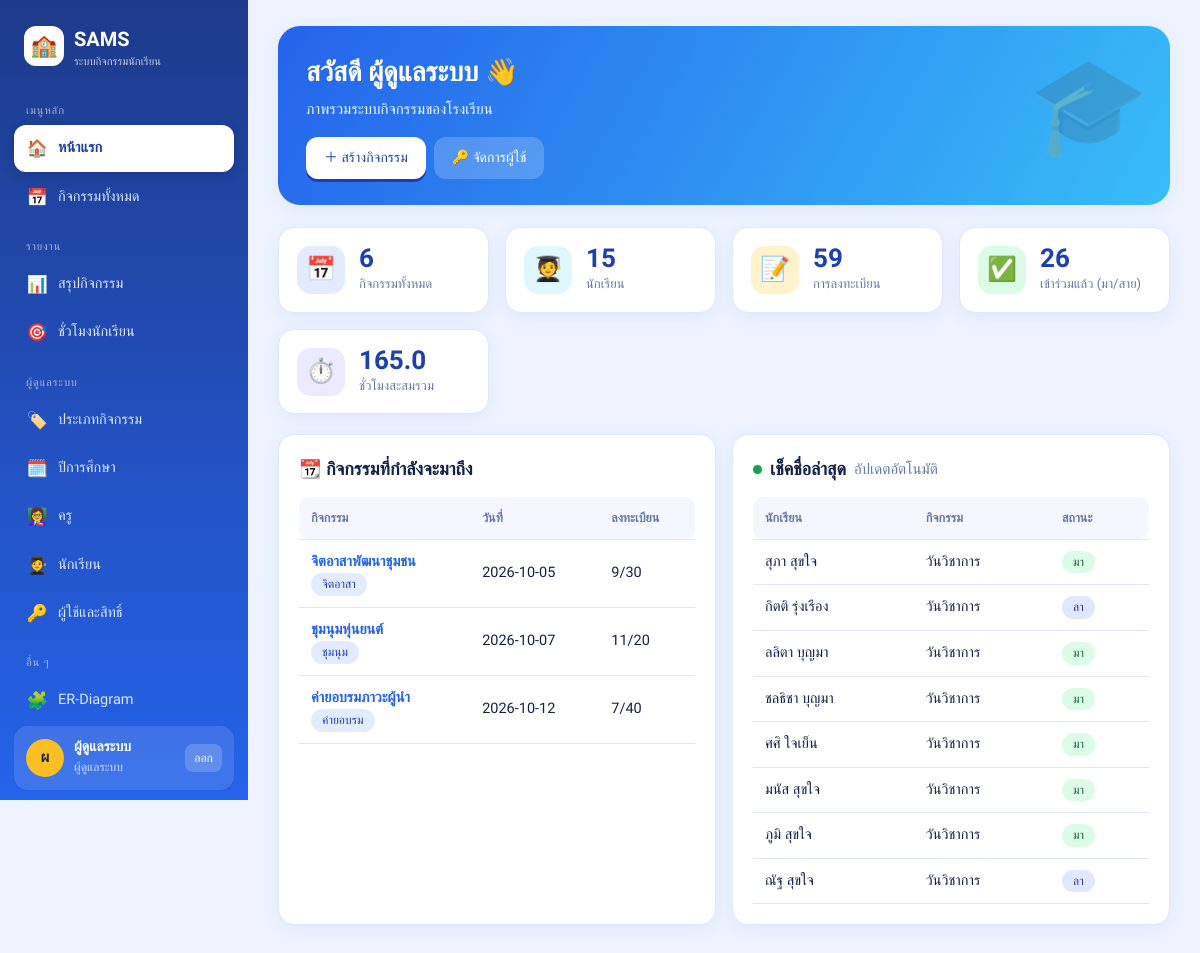
The page /dashboard (signed in) on the database its author committed.
### tables this page shows
CREATE TABLE role (
    role_id   INTEGER PRIMARY KEY AUTOINCREMENT,
    role_name TEXT NOT NULL UNIQUE
);

CREATE TABLE activity (
    activity_id      INTEGER PRIMARY KEY AUTOINCREMENT,
    activity_name    TEXT NOT NULL,
    type_id          INTEGER NOT NULL REFERENCES activity_type(type_id),
    year_id          INTEGER NOT NULL REFERENCES academic_year(year_id),
    location         TEXT,
    activity_date    TEXT NOT NULL,
    start_time       TEXT,
    end_time         TEXT,
    max_participants INTEGER NOT NULL DEFAULT 50,
    hours            REAL NOT NULL DEFAULT 1
);

CREATE TABLE activity_type (
    type_id   INTEGER PRIMARY KEY AUTOINCREMENT,
    type_name TEXT NOT NULL UNIQUE
);

CREATE TABLE attendance (
    attendance_id INTEGER PRIMARY KEY AUTOINCREMENT,
    reg_id        INTEGER NOT NULL UNIQUE REFERENCES registration(reg_id) ON DELETE CASCADE,
    check_in_time TEXT,
    attend_status TEXT NOT NULL DEFAULT 'absent' CHECK (attend_status IN ('present','late','absent','excused')),
    score         REAL DEFAULT 0,
    hours_earned  REAL DEFAULT 0,
    comment       TEXT
);

### app.py (the view, shortened to what this page needs)
@app.route("/dashboard")
@login_required()
def dashboard():
    up = q("""SELECT a.*, ty.type_name,
              (SELECT COUNT(*) FROM registration r WHERE r.activity_id=a.activity_id
               AND r.reg_status='registered') AS joined
              FROM activity a JOIN activity_type ty USING(type_id)
              WHERE activity_date >= date('now','localtime') ORDER BY activity_date LIMIT 5""")
    tot = mine = None
    return render_template("dashboard.html", s=stats(), upcoming=up, tot=tot, mine=mine)

### app.py (called while the page is built)
def db():
    if "db" not in g:
        g.db = sqlite3.connect(DB_PATH)
        g.db.row_factory = sqlite3.Row
        g.db.execute("PRAGMA foreign_keys = ON")
    return g.db

def q(sql, args=(), one=False):
    cur = db().execute(sql, args)
    rows = cur.fetchall()
    return (rows[0] if rows else None) if one else rows

@app.before_request
def load_user():
    g.user = None
    uid = session.get("uid")
    if uid:
        g.user = q("""SELECT u.*, r.role_name,
                      COALESCE(s.first_name||' '||s.last_name, t.teacher_name, 'ผู้ดูแลระบบ') AS display_name
                      FROM user_account u JOIN role r USING(role_id)
                      LEFT JOIN student s USING(student_id) LEFT JOIN teacher t USING(teacher_id)
                      WHERE u.user_id=?""", (uid,), one=True)

def login_required(*roles):
    def deco(fn):
        @wraps(fn)
        def wrapper(*a, **kw):
            if not g.user:
                return redirect(url_for("login", next=request.path))
            if roles and g.user["role_name"] not in roles:
                flash("คุณไม่มีสิทธิ์เข้าถึงหน้านี้", "err")
                return redirect(url_for("dashboard"))
            return fn(*a, **kw)
        return wrapper
    return deco

def stats():
    one = lambda s, a=(): q(s, a, one=True)[0]
    data = {
        "activities": one("SELECT COUNT(*) FROM activity"),
        "students": one("SELECT COUNT(*) FROM student"),
        "registrations": one("SELECT COUNT(*) FROM registration WHERE reg_status='registered'"),
        "checkins": one("SELECT COUNT(*) FROM attendance WHERE attend_status IN ('present','late')"),
        "total_hours": one("SELECT COALESCE(SUM(hours_earned),0) FROM attendance"),
    }
    data["recent"] = [dict(r) for r in q("""
        SELECT s.first_name||' '||s.last_name AS student, a.activity_name, t.attend_status,
               t.check_in_time, t.hours_earned
        FROM attendance t JOIN registration r USING(reg_id)
        JOIN student s USING(student_id) JOIN activity a USING(activity_id)
        ORDER BY t.attendance_id DESC LIMIT 8""")]
    return data

### templates/dashboard.html (shortened to what this page needs)
{% extends 'base.html' %}
{% block body %}
{% set role = g.user.role_name %}
<div class="hero">
  <h1>สวัสดี {{ g.user.display_name }} 👋</h1>
  {% if role == 'student' %}
    <p>ตอนนี้คุณสะสมได้ <b>{{ tot.h }}</b> ชั่วโมง จาก <b>{{ tot.n }}</b> กิจกรรม · คะแนนจิตพิสัย <b>{{ tot.sc }}</b></p>
    <div class="row"><a class="btn" href="{{ url_for('activities') }}">🔍 หากิจกรรมลงทะเบียน</a><a class="btn sec" href="{{ url_for('my_history') }}">🏅 ดูประวัติของฉัน</a></div>
  {% elif role == 'teacher' %}
    <p>พร้อมจัดกิจกรรมและเช็คชื่อนักเรียนวันนี้แล้ว</p>
    <div class="row"><a class="btn" href="{{ url_for('activity_new') }}">＋ สร้างกิจกรรมใหม่</a><a class="btn sec" href="{{ url_for('activities') }}">📅 ดูกิจกรรมทั้งหมด</a></div>
  {% else %}
    <p>ภาพรวมระบบกิจกรรมของโรงเรียน</p>
    <div class="row"><a class="btn" href="{{ url_for('activity_new') }}">＋ สร้างกิจกรรม</a><a class="btn sec" href="{{ url_for('users') }}">🔑 จัดการผู้ใช้</a></div>
  {% endif %}
</div>
{% if role == 'student' %}
<div class="card"><h2>📌 กิจกรรมที่ฉันลงทะเบียนไว้ (ที่ยังไม่ถึง)</h2>
  {% for a in mine %}
  <div class="row" style="padding:10px 0;border-bottom:1px solid var(--line)">
    <span class="tag">{{ a.activity_date }}</span><a href="{{ url_for('activity_detail', aid=a.activity_id) }}"><b>{{ a.activity_name }}</b></a>
    <span class="mute">⏰ {{ a.start_time }} · 📍 {{ a.location }}</span></div>
  {% else %}<div class="empty"><b>🗓️</b>ยังไม่มีกิจกรรมที่รออยู่ — ไปเลือกลงทะเบียนกันเลย!</div>{% endfor %}
</div>
<div class="card"><h2>🧭 วิธีใช้งาน</h2><div class="steps">
  <div><b>1</b>เปิดเมนู "กิจกรรมทั้งหมด"</div><div><b>2</b>กดปุ่ม "ลงทะเบียน" ที่กิจกรรมที่สนใจ</div>
  <div><b>3</b>ไปร่วมกิจกรรมและให้ครูเช็คชื่อ</div><div><b>4</b>ดูชั่วโมงสะสมที่ "ประวัติของฉัน"</div></div></div>
{% else %}
<div class="grid g4" style="margin-bottom:20px">
  <div class="stat"><div class="ic">📅</div><div><b id="s-activities">{{ s.activities }}</b><span>กิจกรรมทั้งหมด</span></div></div>
  <div class="stat"><div class="ic">🧑‍🎓</div><div><b id="s-students">{{ s.students }}</b><span>นักเรียน</span></div></div>
  <div class="stat"><div class="ic">📝</div><div><b id="s-registrations">{{ s.registrations }}</b><span>การลงทะเบียน</span></div></div>
  <div class="stat"><div class="ic">✅</div><div><b id="s-checkins">{{ s.checkins }}</b><span>เข้าร่วมแล้ว (มา/สาย)</span></div></div>
  <div class="stat"><div class="ic">⏱️</div><div><b id="s-total_hours">{{ s.total_hours }}</b><span>ชั่วโมงสะสมรวม</span></div></div>
</div>
<div class="grid g2">
  <div class="card">
    <h2>📆 กิจกรรมที่กำลังจะมาถึง</h2>
    <table>
      <tr><th>กิจกรรม</th><th>วันที่</th><th>ลงทะเบียน</th></tr>
      {% for a in upcoming %}
      <tr><td><a href="{{ url_for('activity_detail', aid=a.activity_id) }}"><b>{{ a.activity_name }}</b></a><br><span class="tag">{{ a.type_name }}</span></td>
          <td>{{ a.activity_date }}</td><td>{{ a.joined }}/{{ a.max_participants }}</td></tr>
      {% else %}<tr><td colspan="3" class="mute">ไม่มีกิจกรรมที่กำลังจะมาถึง</td></tr>{% endfor %}
    </table>
  </div>
  <div class="card">
    <h2><span class="live"></span> เช็คชื่อล่าสุด <small class="mute" style="font-weight:400">อัปเดตอัตโนมัติ</small></h2>
    <table id="recent">
      <tr><th>นักเรียน</th><th>กิจกรรม</th><th>สถานะ</th></tr>
      {% for r in s.recent %}
      <tr><td>{{ r.student }}</td><td>{{ r.activity_name }}</td><td><span class="tag {{ r.attend_status }}">{{ ATTEND_LABEL[r.attend_status] }}</span></td></tr>
      {% endfor %}
    </table>
  </div>
</div>
{% endif %}
{% endblock %}

### templates/base.html (shortened to what this page needs)
<!doctype html>
<html lang="th">
<head>
<link rel="stylesheet" href="{{ url_for('static', filename='style.css') }}">
</head>
<body>
{% macro item(ep, icon, text, kind=None) %}
  {% set href = url_for(ep, kind=kind) if kind else url_for(ep) %}
  <a class="nav {{ 'on' if request.path == href }}" href="{{ href }}"><span>{{ icon }}</span>{{ text }}</a>
{% endmacro %}
{% if g.user %}
<div class="shell">
<aside class="side" id="side">
  <div class="logo"><i>🏫</i><div>SAMS<small>ระบบกิจกรรมนักเรียน</small></div></div>
  <div class="grp">เมนูหลัก</div>
  {{ item('dashboard', '🏠', 'หน้าแรก') }}
  {{ item('activities', '📅', 'กิจกรรมทั้งหมด') }}
  {% if g.user.role_name in ('admin','teacher') %}
    <div class="grp">รายงาน</div>
    {{ item('report_activities', '📊', 'สรุปกิจกรรม') }}
    {{ item('report_students', '🎯', 'ชั่วโมงนักเรียน') }}
  {% endif %}
  {% if g.user.role_name == 'admin' %}
    <div class="grp">ผู้ดูแลระบบ</div>
    {{ item('master', '🏷️', 'ประเภทกิจกรรม', 'types') }}
    {{ item('master', '🗓️', 'ปีการศึกษา', 'years') }}
    {{ item('master', '👩‍🏫', 'ครู', 'teachers') }}
    {{ item('master', '🧑‍🎓', 'นักเรียน', 'students') }}
    {{ item('users', '🔑', 'ผู้ใช้และสิทธิ์') }}
  {% endif %}
  <div class="grp">อื่น ๆ</div>
  {{ item('er', '🧩', 'ER-Diagram') }}
  <div class="me">
    <div class="av">{{ (g.user.display_name or g.user.username)[0]|upper }}</div>
    <div><b>{{ g.user.display_name or g.user.username }}</b><small>{{ {'admin':'ผู้ดูแลระบบ','teacher':'ครูผู้ดูแล','student':'นักเรียน'}[g.user.role_name] }}</small></div>
    <a href="{{ url_for('logout') }}">ออก</a>
  </div>
</aside>
<div class="main"><div class="wrap">
  {% block body %}{% endblock %}
</div></div>
</div>
{% else %}
  {% for cat, msg in get_flashed_messages(with_categories=true) %}<div class="flash {{ cat }}" style="margin:16px">{{ msg }}</div>{% endfor %}
  {% block public %}{% endblock %}
{% endif %}
</body>
</html>

### rows shown on the page
role: role_name "ผู้ดูแลระบบ"
activity: activity_name "จิตอาสาพัฒนาชุมชน", type_name "จิตอาสา", activity_date "2026-10-05", joined "9", max_participants "30"
activity: activity_name "ชุมนุมหุ่นยนต์", type_name "ชุมนุม", activity_date "2026-10-07", joined "11", max_participants "20"
activity: activity_name "ค่ายอบรมภาวะผู้นำ", type_name "ค่ายอบรม", activity_date "2026-10-12", joined "7", max_participants "40"
attendance: student "สุภา สุขใจ", activity_name "วันวิชาการ", attend_status "มา"
attendance: student "กิตติ รุ่งเรือง", activity_name "วันวิชาการ", attend_status "ลา"
attendance: student "ลลิตา บุญมา", activity_name "วันวิชาการ", attend_status "มา"
attendance: student "ชลธิชา บุญมา", activity_name "วันวิชาการ", attend_status "มา"
attendance: student "ศศิ ใจเย็น", activity_name "วันวิชาการ", attend_status "มา"
attendance: student "มนัส สุขใจ", activity_name "วันวิชาการ", attend_status "มา"
attendance: student "ภูมิ สุขใจ", activity_name "วันวิชาการ", attend_status "มา"
attendance: student "ณัฐ สุขใจ", activity_name "วันวิชาการ", attend_status "ลา"

### other values the page prints
{{ icon }} "🏠 📅 📊 🎯 🏷️ 🗓️ 👩‍🏫 🧑‍🎓 🔑 🧩"
{{ text }} "หน้าแรก กิจกรรมทั้งหมด สรุปกิจกรรม ชั่วโมงนักเรียน ประเภทกิจกรรม ปีการศึกษา ครู นักเรียน ผู้ใช้และสิทธิ์ ER-Diagram"
{{ (g.user.display_name or g.user.username)[0]|upper }} "ผ"
{{ g.user.display_name or g.user.username }} "ผู้ดูแลระบบ"
{{ g.user.display_name }} "ผู้ดูแลระบบ"
{{ s.activities }} "6"
{{ s.students }} "15"
{{ s.registrations }} "59"
{{ s.checkins }} "26"
{{ s.total_hours }} "165.0"
